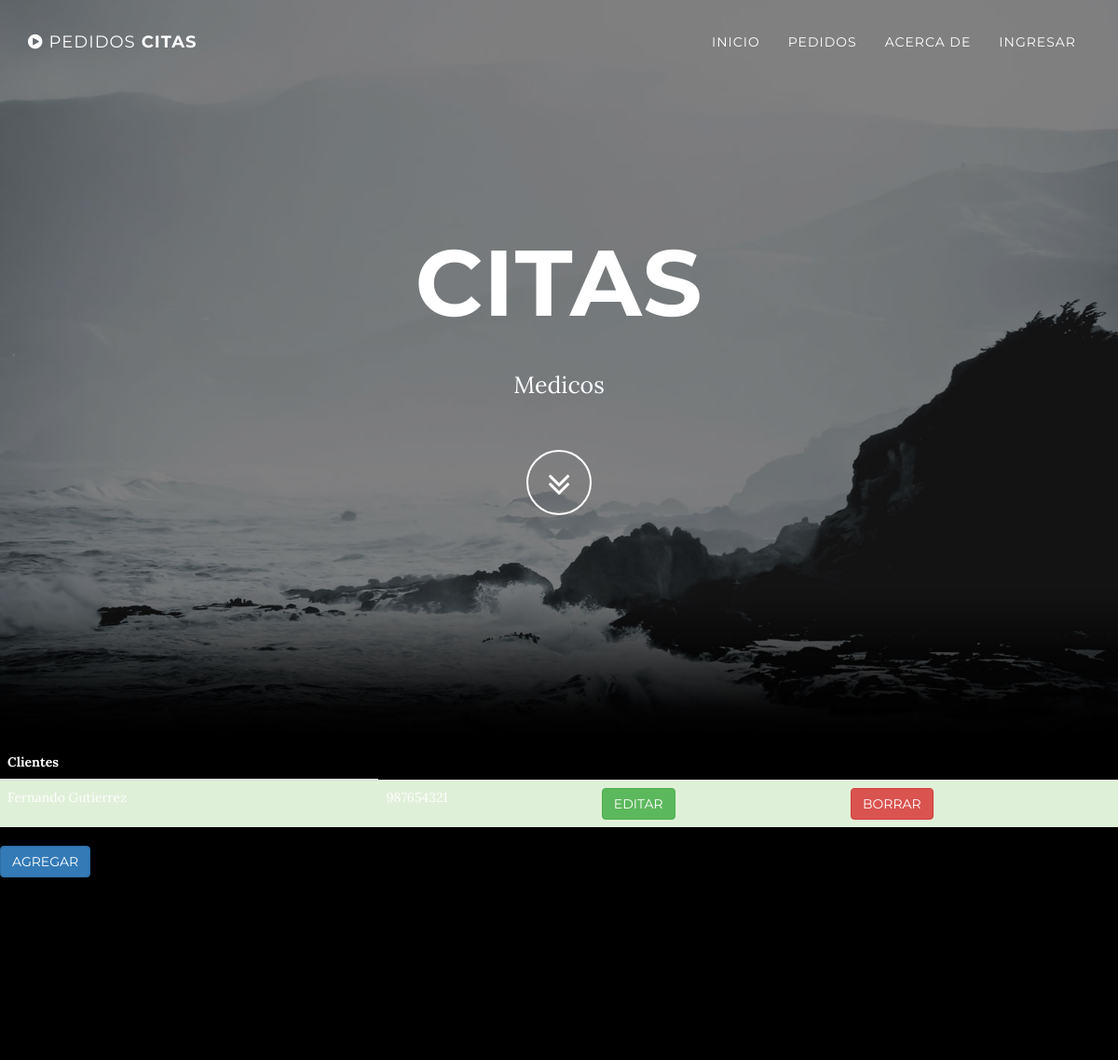
Before: /clienteList/ (upper part) with the older database file.
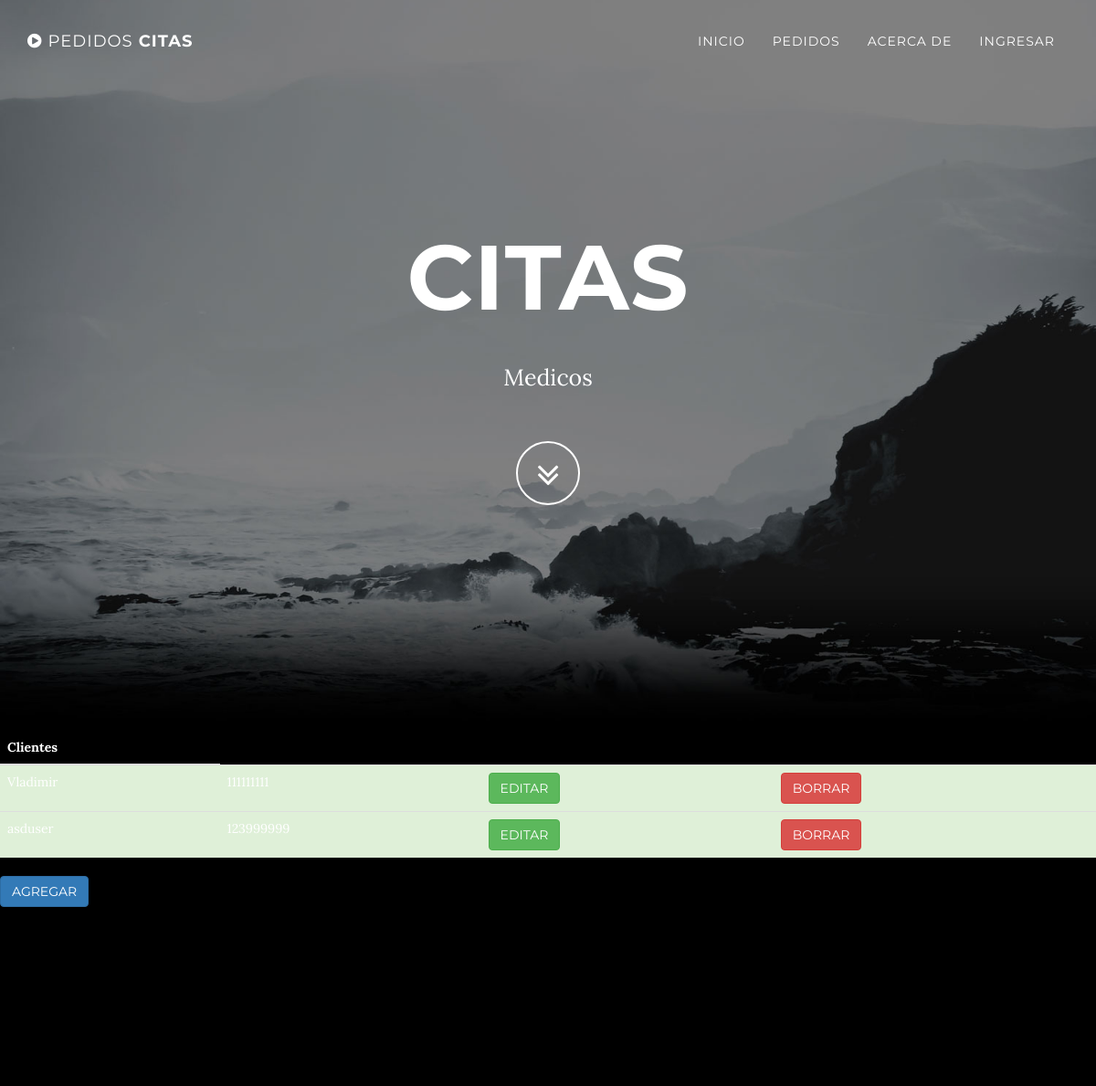
After: the same page with the newer database file.
### app/models.py (models this page shows, shortened)
class Cliente(models.Model):
    nombres = models.CharField(max_length=50)
    telefono = models.CharField(max_length=10)

### app/views.py (the view)
# urls.py: url(r'^clienteList/$', 'app.views.ClienteInfo'),
def ClienteInfo(request):
    clientes = ClienteProxy.objects.all()
    titulo = "pagina  de  clientes "
    return render_to_response('app/cliente.html', {
        'clientes': clientes, 'titulo': titulo},
         context_instance=RequestContext(request))

### app/PersonManager.py (called while the page is built)
    def get_queryset(self):
        return super(ClienteManager, self).get_queryset()

### app/templates/app/cliente.html
{% extends "base.html" %}
{% block contenido %}
<table  class = "table" cellspacing = '0'>
        <thead>
            <th>Clientes</th>
        </thead>
        <tbody>
            {% for c in clientes %}
            <tr class="success">
                <td>{{c.nombres}}</td>
                <td>{{c.telefono}}</td>
                <td> <a href="/clienteEdit/{{c.id}}"class = "btn btn-success" >Editar</a></td>
                <td> <a href="/clienteBorrar/{{c.id}}"class = "btn
                        btn-danger" >Borrar</a></td>
            {% empty %}
            <tr>
                <td> No hay Clientes Disponibles </td>
            </tr>
            {% endfor %}
        </tbody>
    </table>
    <a href="/clienteAdd/{{clienteAdd.html}} "class = "btn btn-primary" >Agregar</a>
{% endblock contenido %}

### app/templates/base.html (shortened to what this page needs)
<!DOCTYPE html>
<html lang="en">
<head>
    <link href="http://netdna.bootstrapcdn.com/bootstrap/3.0.3/css/bootstrap.min.css" rel="stylesheet" type="text/css">
    <link href="http://netdna.bootstrapcdn.com/font-awesome/4.0.3/css/font-awesome.min.css" rel="stylesheet" type="text/css">
    <link href="static/css/grayscale.css" rel="stylesheet">
</head>
<body id="page-top" data-spy="scroll" data-target=".navbar-custom">
    <nav class="navbar navbar-custom navbar-fixed-top" role="navigation">
        <div class="container">
            <div class="navbar-header page-scroll">
                <a class="navbar-brand" href="#page-top">
                    <i class="fa fa-play-circle"></i>  <span
                        class="light">Pedidos</span> Citas
                </a>
            </div>
            <div class="collapse navbar-collapse navbar-right navbar-main-collapse">
                <ul class="nav navbar-nav">
                    <li class="page-scroll">
                        <a href="/">INICIO</a>
                    </li>
                    <li class="page-scroll">
                        <a href="#about">Pedidos</a>
                    </li>
                    <li class="page-scroll">
                        <a href="#download">ACERCA DE</a>
                    </li>
                    <li class="page-scroll">
                        <a href="#contact">INGRESAR</a>
                    </li>
                </ul>
            </div>
        </div>
    </nav>
    <section class="intro">
        <div class="intro-body">
            <div class="container">
                <div class="row">
                    <div class="col-md-8 col-md-offset-2">
                        <h1 class="brand-heading">Citas</h1>
                        <p class="intro-text">Medicos</p>
                        <div class="page-scroll">
                            <a href="#about" class="btn btn-circle">
                                <i class="fa fa-angle-double-down animated"></i>
                            </a>
                        </div>
                    </div>
                </div>
            </div>
        </div>
    </section>
    {% block contenido %}{% endblock %}
    {% block sobre %}
    <section id="download" class="content-section text-center">
    </section>
    {% endblock %}
</body>
</html>

### app/static/css/grayscale.css (style rules this page uses)
body { width: 100%; height: 100%; font-family: Lora,"Helvetica Neue",Helvetica,Arial,sans-serif; color: #fff; background-color: #000; }
html { width: 100%; height: 100%; }
h1, h2, h3, h4, h5, h6 { margin: 0 0 35px; text-transform: uppercase; font-family: Montserrat,"Helvetica Neue",Helvetica,Arial,sans-serif; font-weight: 700; letter-spacing: 1px; }
p { margin: 0 0 25px; font-size: 18px; line-height: 1.5; }
@media (min-width:767px) { p { margin: 0 0 35px; font-size: 20px; line-height: 1.6; } }
a { color: #28c3ab; -webkit-transition: all .2s ease-in-out; -moz-transition: all .2s ease-in-out; transition: all .2s ease-in-out; }
.light { font-weight: 400; }
.navbar { margin-bottom: 0; border-bottom: 1px solid rgba(255,255,255,.3); text-transform: uppercase; font-family: Montserrat,"Helvetica Neue",Helvetica,Arial,sans-serif; background-color: #000; }
.navbar-brand { font-weight: 700; }
.navbar-custom a { color: #fff; }
.navbar-custom .nav li a { -webkit-transition: background .3s ease-in-out; -moz-transition: background .3s ease-in-out; transition: background .3s ease-in-out; }
@media (min-width:767px) { .navbar { padding: 20px 0; border-bottom: 0; letter-spacing: 1px; background: 0 0; -webkit-transition: background .5s ease-in-out,padding .5s ease-in-out; -moz-transition: background .5s ease-in-out,padding .5s ease-in-out; transition: background .5s ease-in-out,padding .5s ease-in-out; } }
.intro { display: table; width: 100%; height: auto; padding: 100px 0; text-align: center; color: #fff; background: url(../img/intro-bg.jpg) no-repeat bottom center scroll; background-color: #000; -webkit-background-size: cover; -moz-background-size: cover; background-size: cover; -o-background-size: cover; }
.intro-body { display: table-cell; vertical-align: middle; }
.brand-heading { font-size: 40px; }
.intro-text { font-size: 18px; }
@media (min-width:767px) { .intro { height: 100%; padding: 0; } }
@media (min-width:767px) { .brand-heading { font-size: 100px; } }
@media (min-width:767px) { .intro-text { font-size: 25px; } }
.btn-circle { width: 70px; height: 70px; margin-top: 15px; padding: 7px 16px; border: 2px solid #fff; border-radius: 35px; font-size: 40px; color: #fff; background: 0 0; -webkit-transition: background .3s ease-in-out; -moz-transition: background .3s ease-in-out; transition: background .3s ease-in-out; }
.page-scroll .btn-circle i.animated { -webkit-transition-property: -webkit-transform; -webkit-transition-duration: 1s; -moz-transition-property: -moz-transform; -moz-transition-duration: 1s; }
.content-section { padding-top: 100px; }
@media (min-width:767px) { .content-section { padding-top: 250px; } }
.btn { text-transform: uppercase; font-family: Montserrat,"Helvetica Neue",Helvetica,Arial,sans-serif; font-weight: 400; -webkit-transition: all .3s ease-in-out; -moz-transition: all .3s ease-in-out; transition: all .3s ease-in-out; }
body { webkit-tap-highlight-color: rgba(255,255,255,.2); }

Changed rows visible on the page:
removed Cliente: nombres "Fernando Gutierrez", telefono "987654321"
added Cliente: nombres "Vladimir", telefono "111111111"
added Cliente: nombres "asduser", telefono "123999999"
